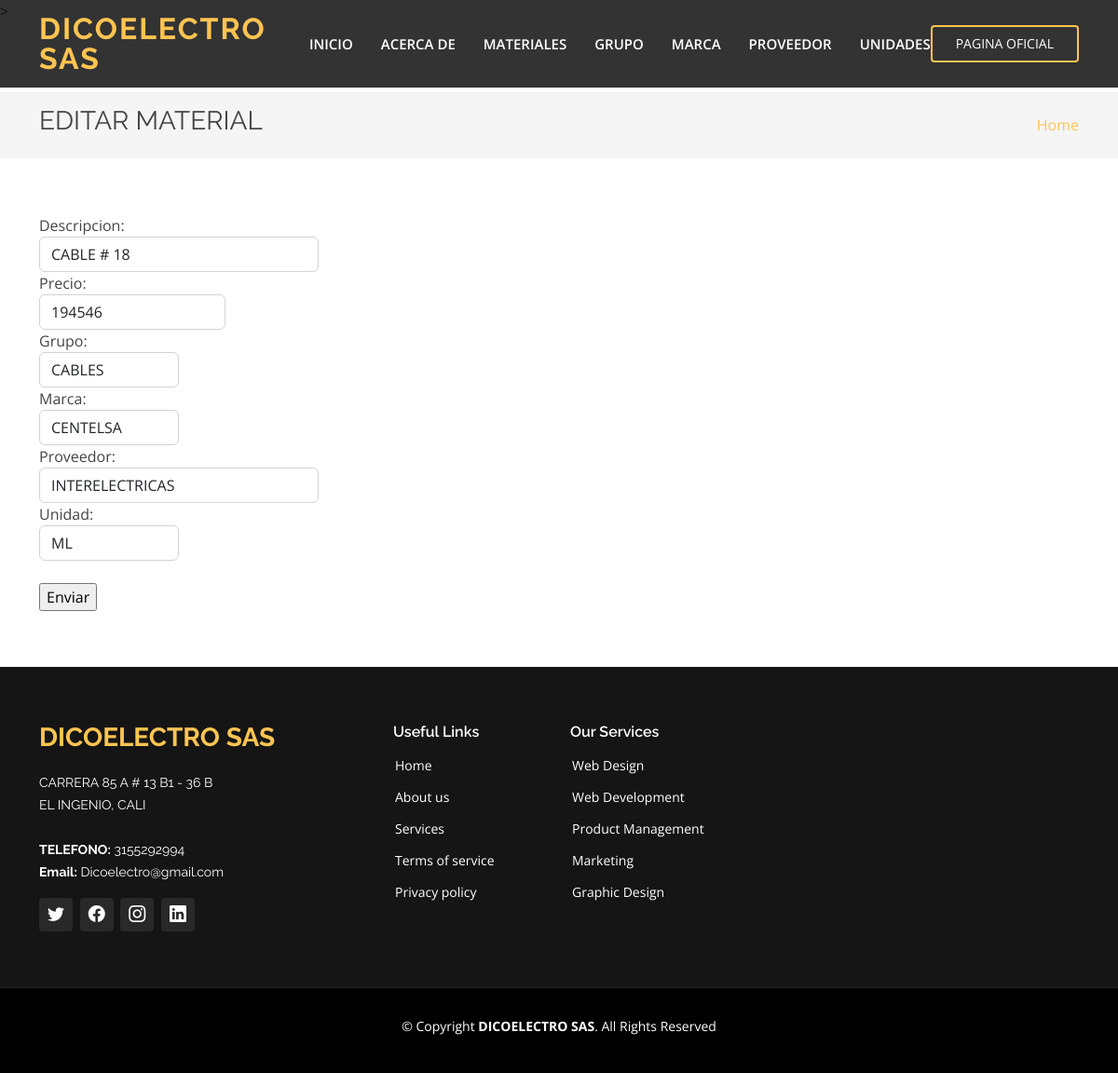
/materiales/editar/3, run on the app's committed database.
### webapp/models.py (models this page shows, shortened)
class Materiales(models.Model):
    descripcion = models.CharField(max_length=150, unique=True)
    precio = models.IntegerField()
    fecha_precio = models.DateTimeField(auto_now=True)
    grupo = models.ForeignKey(Grupo, on_delete=models.PROTECT)
    marca = models.ForeignKey(Marca, on_delete=models.PROTECT)
    proveedor = models.ForeignKey(Proveedor, on_delete=models.PROTECT)
    unidad = models.ForeignKey(Unidad, on_delete=models.PROTECT)
    class Meta:
        verbose_name_plural = "materiales"

class Unidad(models.Model):
    unidad = models.CharField(max_length=30, unique=True)
    def __str__(self):
        return f"{self.unidad}"

### webapp/views.py (the view)
# urls.py: path("materiales/editar/<int:id>", views.editar_material, name="editar-material"),
def editar_material(request, id):
    material = Materiales.objects.get(id=id)
    formulario = MaterialesForm(request.POST or None, instance=material)
    if formulario.is_valid() and request.method == "POST":
        formulario.save()
        return HttpResponseRedirect("confirm-edit")
    return render(request, "materiales/editar.html", {"formulario" : formulario})

### webapp/forms.py
class MaterialesForm(forms.ModelForm):
    descripcion = forms.CharField(widget=forms.TextInput(attrs={'placeholder': 'Descripcion', 'style': 'width: 300px;', 'class': 'form-control'}))
    precio = forms.IntegerField(widget=forms.NumberInput(attrs={'placeholder': 'Precio', 'style': 'width: 200px;', 'class': 'form-control'}))
    grupo = forms.ModelChoiceField(queryset=Grupo.objects.all(), widget=forms.Select(attrs={ 'style': 'width: 150px;', 'class': 'form-control'}))
    marca = forms.ModelChoiceField(queryset=Marca.objects.all(), widget=forms.Select(attrs={ 'style': 'width: 150px;', 'class': 'form-control'}))
    proveedor = forms.ModelChoiceField(queryset=Proveedor.objects.all(), widget=forms.Select(attrs={ 'style': 'width: 300px;', 'class': 'form-control'}))
    unidad = forms.ModelChoiceField(queryset=Unidad.objects.all(), widget=forms.Select(attrs={ 'style': 'width: 150px;', 'class': 'form-control'}))
    class Meta:
        model = Materiales
        fields = '__all__'

### webapp/models.py (called while the page is built)
    def __str__(self):
        return f"{self.categoria}"

    def __str__(self):
        return f"{self.nombre}"

    def __str__(self):
        return f"{self.nombre}"

### webapp/templates/materiales/editar.html (shortened to what this page needs)
{% extends "webapp/base.html" %}
{% load static %}
{% block content %}
    <section class="breadcrumbs">
      <div class="container">
        <div class="d-flex justify-content-between align-items-center">
          <h2>EDITAR MATERIAL</h2>
          <ol>
            <li><a href="{% url 'inicio' %}">Home</a></li>
          </ol>
        </div>
      </div>
    </section>
    <section class="inner-page">
      <div class="container">
    {% include 'materiales/form.html' %}
      </div>
    </section>
  {% endblock %}

### webapp/templates/materiales/form.html (shortened to what this page needs)
<form enctype="application/x-www-form-urlencoded" method="post">
 {{ formulario }}
<br>
<input type = "submit" value = "Enviar">
</form>

### webapp/static/webapp/style.css (style rules this page uses)
body { font-family: "Open Sans", sans-serif; color: #444444; }
a { color: #ffc451; text-decoration: none; }
h1, h2, h3, h4, h5, h6 { font-family: "Raleway", sans-serif; }
section { padding: 60px 0; overflow: hidden; }
.breadcrumbs { padding: 15px 0; background: whitesmoke; min-height: 40px; margin-top: 74px; }
.breadcrumbs h2 { font-size: 28px; font-weight: 400; }
.breadcrumbs ol { display: flex; flex-wrap: wrap; list-style: none; padding: 0; margin: 0; }

### data on the page
Materiales: descripcion "CABLE # 18", precio "194546", grupo "CABLES", marca "CENTELSA", proveedor "INTERELECTRICAS"
Unidad: unidad "ML"
